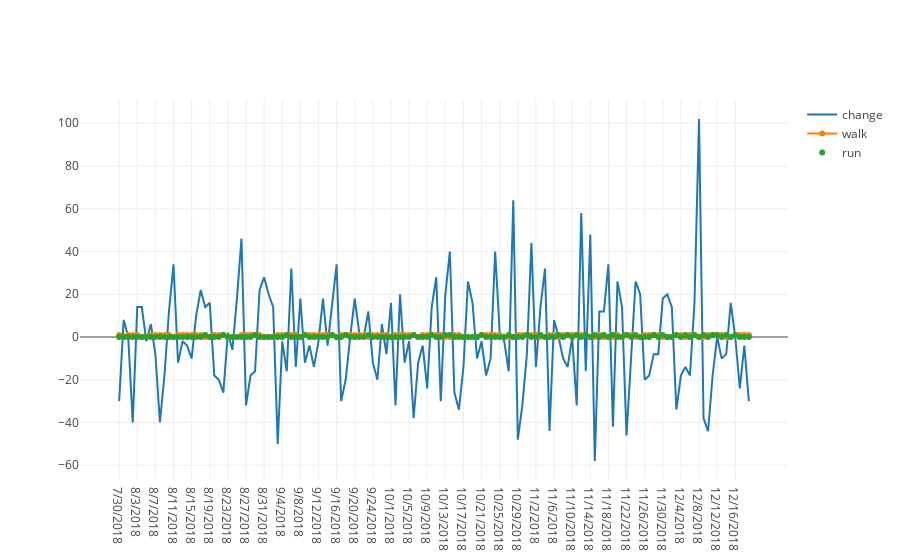

This figure's notebook cell:
### Code cell
# display line chart: activity effect on weight changes?
change_on_date = go.Scatter(y=df.change, x=df.Date, mode='lines', name="change")
walk_on_date = go.Scatter(x=df.Date, y=df.walk, mode='lines+markers', name='walk')
run_on_date= go.Scatter(x=df.Date, y=df.run, mode='markers', name = 'run')
data = [change_on_date, walk_on_date, run_on_date]

iplot(data, filename='line-mode')

### Figure 1 — Plotly figure (JSON) as saved in the notebook; plotly's stock layout.template omitted (floating-point values rounded to 4 significant figures; data arrays with more than 128 entries replaced by an {"elided": "..."} marker saying what was removed)
{"data": [{"mode": "lines", "name": "change", "type": "scatter", "uid": "379ad2a9-52c7-40da-8ff1-0c667a055508", "x": {"elided": "140 str values"}, "y": {"elided": "140 int values"}}, {"mode": "lines+markers", "name": "walk", "type": "scatter", "uid": "ccbc991b-7a23-4c7b-bfd7-3bb1254597b6", "x": {"elided": "140 str values"}, "y": {"elided": "140 int values"}}, {"mode": "markers", "name": "run", "type": "scatter", "uid": "adf304a7-ef25-4262-bd81-8fc5a29ecbef", "x": {"elided": "140 str values"}, "y": {"elided": "140 int values"}}], "layout": {}}
